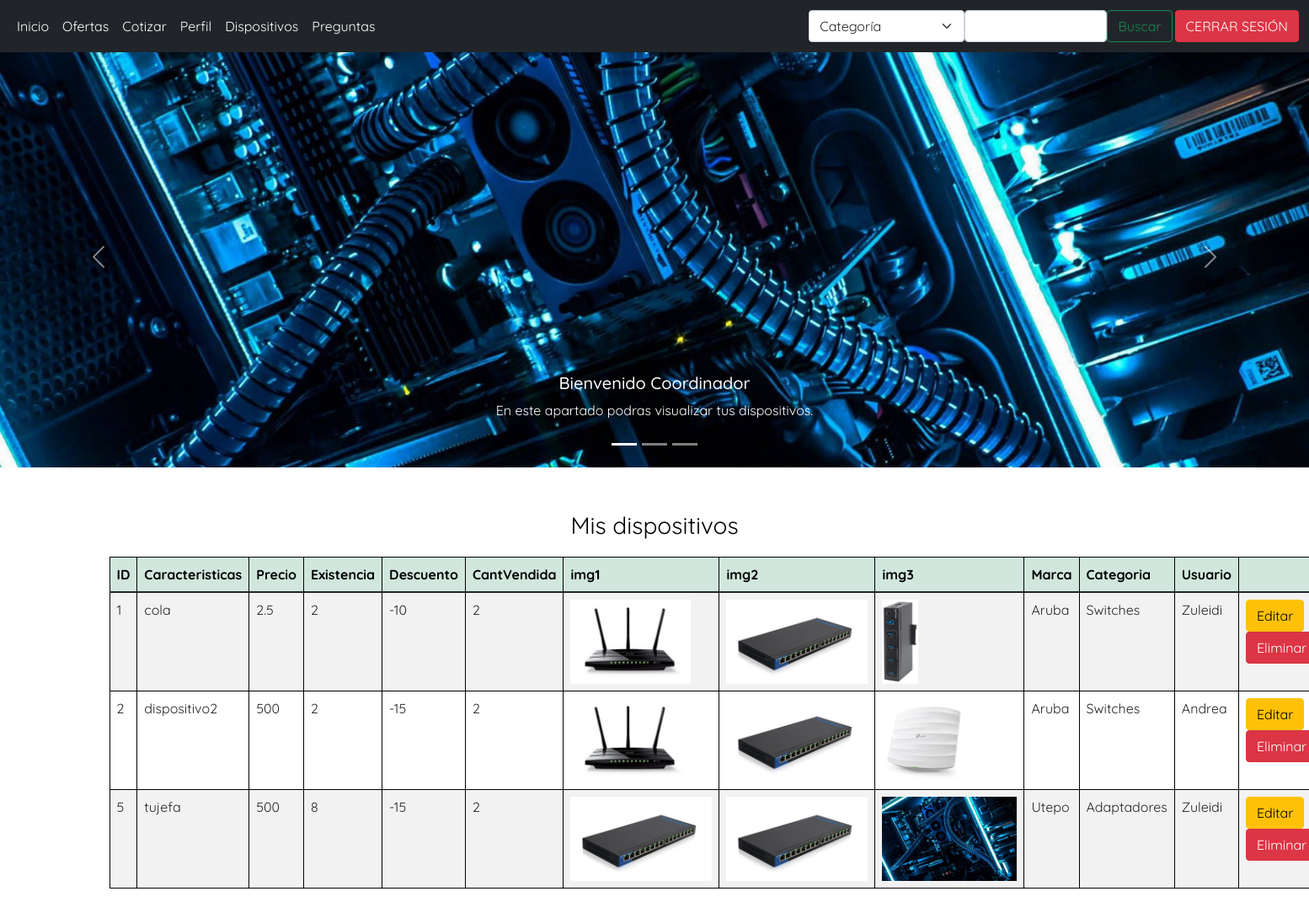
/index.php (signed in), run on the app's committed database.
### tables this page shows
CREATE TABLE `dispositivo` (
  `idDispositivo` int(11) NOT NULL,
  `Caracteristicas` text NOT NULL,
  `Precio` float NOT NULL,
  `Existencia` int(11) NOT NULL,
  `Descuento` float DEFAULT NULL,
  `CantVendida` int(11) NOT NULL,
  `img1` varchar(30) NOT NULL,
  `img2` varchar(30) NOT NULL,
  `img3` varchar(30) NOT NULL,
  `idMarca` int(11) NOT NULL,
  `idCategoria` int(11) NOT NULL,
  `idUsuario` int(11) NOT NULL
);

CREATE TABLE `marca` (
  `idMarca` int(11) NOT NULL,
  `NombreM` varchar(45) NOT NULL
);

CREATE TABLE `categoria` (
  `idCategoria` int(11) NOT NULL,
  `NomCate` varchar(45) NOT NULL
);

CREATE TABLE `usuario` (
  `idUsuario` int(11) NOT NULL,
  `Nombre` varchar(45) NOT NULL,
  `Apellido` varchar(45) NOT NULL,
  `Usuario` varchar(45) NOT NULL,
  `Correo` varchar(45) NOT NULL,
  `Contra` varchar(45) NOT NULL,
  `idTipoUsuario` int(11) NOT NULL
);

### index.php (the view, shortened to what this page needs)
<!DOCTYPE html>
<html lang="en">
<head>
  <link href="https://cdn.jsdelivr.net/npm/bootstrap@5.1.3/dist/css/bootstrap.min.css" rel="stylesheet">
  <link rel="stylesheet" href="./css/index.css" />
</head>
<body>
  <?php include_once './plantillabarradenavegacion.php'; ?>
  <div class="row g-0 justify-content-center mt-5">
    <?php if ($_SESSION['tipo'] == 2) : ?>
      <p class="text-center fs-3">Mis dispositivos</p>
        <?php
        include_once "Modelo/conexion.php";
        ?>
      <div class="col-10 mx-auto">
        <table class="table table-striped table-hover">
          <thead class=" table-success">
            <tr>
              <th scope="col">ID</th>
              <th scope="col">Caracteristicas</th>
              <th scope="col">Precio</th>
              <th scope="col">Existencia</th>
              <th scope="col">Descuento</th>
              <th scope="col">CantVendida</th>
              <th scope="col">img1</th>
              <th scope="col">img2</th>
              <th scope="col">img3</th>
              <th scope="col">Marca</th>
              <th scope="col">Categoria</th>
              <th scope="col">Usuario</th>
              <th scope="col"></th>
            </tr>
          </thead>
          <tbody>
            <?php
            $sql = $conexion->query("SELECT * FROM dispositivo inner join marca on dispositivo.idMarca = marca.idMarca inner join categoria on categoria.idCategoria = dispositivo.idCategoria
            inner join usuario on dispositivo.idUsuario = usuario.idUsuario");
            while ($datos = $sql->fetch_object()) {
            ?>
              <tr>
                <td><?= $datos->idDispositivo ?></td>
                <td><?= $datos->Caracteristicas ?></td>
                <td><?= $datos->Precio ?></td>
                <td><?= $datos->Existencia ?></td>
                <td><?= $datos->Descuento?></td>
                <td><?= $datos->CantVendida ?></td>
                <td>
                  <img id="img-dispositivo" src="./Public/<?php echo $datos->img1; ?>" alt="<?php echo $datos->Caracteristicas; ?>">
                </td>
                <td>
                  <img id="img-dispositivo" src="./Public/<?php echo $datos->img2; ?>" alt="<?php echo $datos->Caracteristicas; ?>">
                </td>
                <td>
                  <img id="img-dispositivo" src="./Public/<?php echo $datos->img3; ?>" alt="<?php echo $datos->Caracteristicas; ?>">
                </td>
                <td><?= $datos->NombreM ?></td>
                <td><?= $datos->NomCate ?></td>
                <td><?= $datos->Nombre ?></td>
                <td>
                  <a href="editarDispositivo.php?id=<?= $datos->idDispositivo ?>"><button type="button" class="btn btn-small btn-warning fa-solid fa-user-pen"> Editar</button></a>
                  <a href="index.php?id=<?= $datos->idDispositivo ?>"><button type="button" class="btn btn-small btn-danger fa-solid fa-trash" data-bs-toggle="modal" data-bs-target="#exampleModal" onclick="return eliminarDispositivo()">Eliminar</button></a>
                </td>
              </tr>
            <?php }
            ?>
          </tbody>
        </table>
      </div>
<?php endif; ?>
</body>
</html>

### css/index.css (style rules this page uses)
* { padding: 0; margin: 0; }
body { background-color:#ffffff; color: rgb(0, 0, 0); font-family: 'Quicksand', sans-serif; font-size: 16px; }

### index.php (style rules this page uses)
#img-dispositivo { height: 100px; }
tr, th, td { border: solid 1px #000; }

### data on the page
dispositivo: idDispositivo "1", Caracteristicas "cola", Precio "2.5", Existencia "2", Descuento "-10", CantVendida "2", img1 (picture), img2 (picture), img3 (picture), idMarca.NombreM "Aruba", idCategoria.NomCate "Switches", idUsuario.Nombre "Zuleidi"
dispositivo: idDispositivo "2", Caracteristicas "dispositivo2", Precio "500", Existencia "2", Descuento "-15", CantVendida "2", img1 (picture), img2 (picture), img3 (picture), idMarca.NombreM "Aruba", idCategoria.NomCate "Switches", idUsuario.Nombre "Andrea"
dispositivo: idDispositivo "5", Caracteristicas "tujefa", Precio "500", Existencia "8", Descuento "-15", CantVendida "2", img1 (picture), img2 (picture), img3 (picture), idMarca.NombreM "Utepo", idCategoria.NomCate "Adaptadores", idUsuario.Nombre "Zuleidi"
